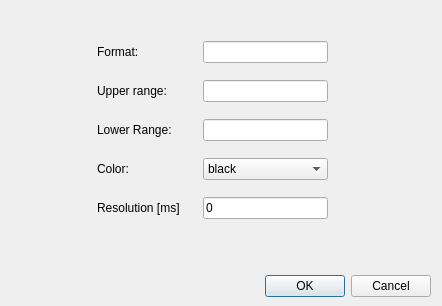
<?xml version="1.0" encoding="UTF-8"?>
<ui version="4.0">
 <class>AddChannelDialog</class>
 <widget class="QDialog" name="AddChannelDialog">
  <property name="geometry">
   <rect>
    <x>0</x>
    <y>0</y>
    <width>442</width>
    <height>306</height>
   </rect>
  </property>
  <property name="windowTitle">
   <string>Dialog</string>
  </property>
  <widget class="QDialogButtonBox" name="buttonBox">
   <property name="geometry">
    <rect>
     <x>10</x>
     <y>270</y>
     <width>421</width>
     <height>32</height>
    </rect>
   </property>
   <property name="orientation">
    <enum>Qt::Horizontal</enum>
   </property>
   <property name="standardButtons">
    <set>QDialogButtonBox::Cancel|QDialogButtonBox::Ok</set>
   </property>
  </widget>
  <widget class="QWidget" name="layoutWidget">
   <property name="geometry">
    <rect>
     <x>97</x>
     <y>30</y>
     <width>231</width>
     <height>201</height>
    </rect>
   </property>
   <layout class="QVBoxLayout" name="verticalLayout">
    <item>
     <layout class="QHBoxLayout" name="horizontalLayout">
      <item>
       <widget class="QLabel" name="label">
        <property name="sizePolicy">
         <sizepolicy hsizetype="Fixed" vsizetype="Fixed">
          <horstretch>0</horstretch>
          <verstretch>0</verstretch>
         </sizepolicy>
        </property>
        <property name="minimumSize">
         <size>
          <width>100</width>
          <height>0</height>
         </size>
        </property>
        <property name="text">
         <string>Format:</string>
        </property>
       </widget>
      </item>
      <item>
       <widget class="QLineEdit" name="formatLineEdit"/>
      </item>
     </layout>
    </item>
    <item>
     <layout class="QHBoxLayout" name="horizontalLayout_2">
      <item>
       <widget class="QLabel" name="label_2">
        <property name="sizePolicy">
         <sizepolicy hsizetype="Fixed" vsizetype="Fixed">
          <horstretch>0</horstretch>
          <verstretch>0</verstretch>
         </sizepolicy>
        </property>
        <property name="minimumSize">
         <size>
          <width>100</width>
          <height>0</height>
         </size>
        </property>
        <property name="text">
         <string>Upper range:</string>
        </property>
       </widget>
      </item>
      <item>
       <widget class="QLineEdit" name="upperRangeLineEdit"/>
      </item>
     </layout>
    </item>
    <item>
     <layout class="QHBoxLayout" name="horizontalLayout_3">
      <item>
       <widget class="QLabel" name="label_3">
        <property name="sizePolicy">
         <sizepolicy hsizetype="Fixed" vsizetype="Fixed">
          <horstretch>0</horstretch>
          <verstretch>0</verstretch>
         </sizepolicy>
        </property>
        <property name="minimumSize">
         <size>
          <width>100</width>
          <height>0</height>
         </size>
        </property>
        <property name="text">
         <string>Lower Range:</string>
        </property>
       </widget>
      </item>
      <item>
       <widget class="QLineEdit" name="lowerRangeLineEdit"/>
      </item>
     </layout>
    </item>
    <item>
     <layout class="QHBoxLayout" name="horizontalLayout_5">
      <item>
       <widget class="QLabel" name="label_5">
        <property name="sizePolicy">
         <sizepolicy hsizetype="Fixed" vsizetype="Fixed">
          <horstretch>0</horstretch>
          <verstretch>0</verstretch>
         </sizepolicy>
        </property>
        <property name="minimumSize">
         <size>
          <width>100</width>
          <height>0</height>
         </size>
        </property>
        <property name="text">
         <string>Color:</string>
        </property>
       </widget>
      </item>
      <item>
       <widget class="QComboBox" name="colorComboBox">
        <item>
         <property name="text">
          <string>black</string>
         </property>
        </item>
        <item>
         <property name="text">
          <string>blue</string>
         </property>
        </item>
        <item>
         <property name="text">
          <string>magenta</string>
         </property>
        </item>
        <item>
         <property name="text">
          <string>yellow</string>
         </property>
        </item>
        <item>
         <property name="text">
          <string>green</string>
         </property>
        </item>
        <item>
         <property name="text">
          <string>lime</string>
         </property>
        </item>
       </widget>
      </item>
     </layout>
    </item>
    <item>
     <layout class="QHBoxLayout" name="horizontalLayout_6">
      <item>
       <widget class="QLabel" name="label_6">
        <property name="sizePolicy">
         <sizepolicy hsizetype="Fixed" vsizetype="Fixed">
          <horstretch>0</horstretch>
          <verstretch>0</verstretch>
         </sizepolicy>
        </property>
        <property name="minimumSize">
         <size>
          <width>100</width>
          <height>0</height>
         </size>
        </property>
        <property name="text">
         <string>Resolution [ms]</string>
        </property>
       </widget>
      </item>
      <item>
       <widget class="QLineEdit" name="msResolutionEdit">
        <property name="text">
         <string>0</string>
        </property>
       </widget>
      </item>
     </layout>
    </item>
   </layout>
  </widget>
 </widget>
 <resources/>
 <connections>
  <connection>
   <sender>buttonBox</sender>
   <signal>accepted()</signal>
   <receiver>AddChannelDialog</receiver>
   <slot>accept()</slot>
   <hints>
    <hint type="sourcelabel">
     <x>248</x>
     <y>254</y>
    </hint>
    <hint type="destinationlabel">
     <x>157</x>
     <y>274</y>
    </hint>
   </hints>
  </connection>
  <connection>
   <sender>buttonBox</sender>
   <signal>rejected()</signal>
   <receiver>AddChannelDialog</receiver>
   <slot>reject()</slot>
   <hints>
    <hint type="sourcelabel">
     <x>316</x>
     <y>260</y>
    </hint>
    <hint type="destinationlabel">
     <x>286</x>
     <y>274</y>
    </hint>
   </hints>
  </connection>
 </connections>
</ui>
